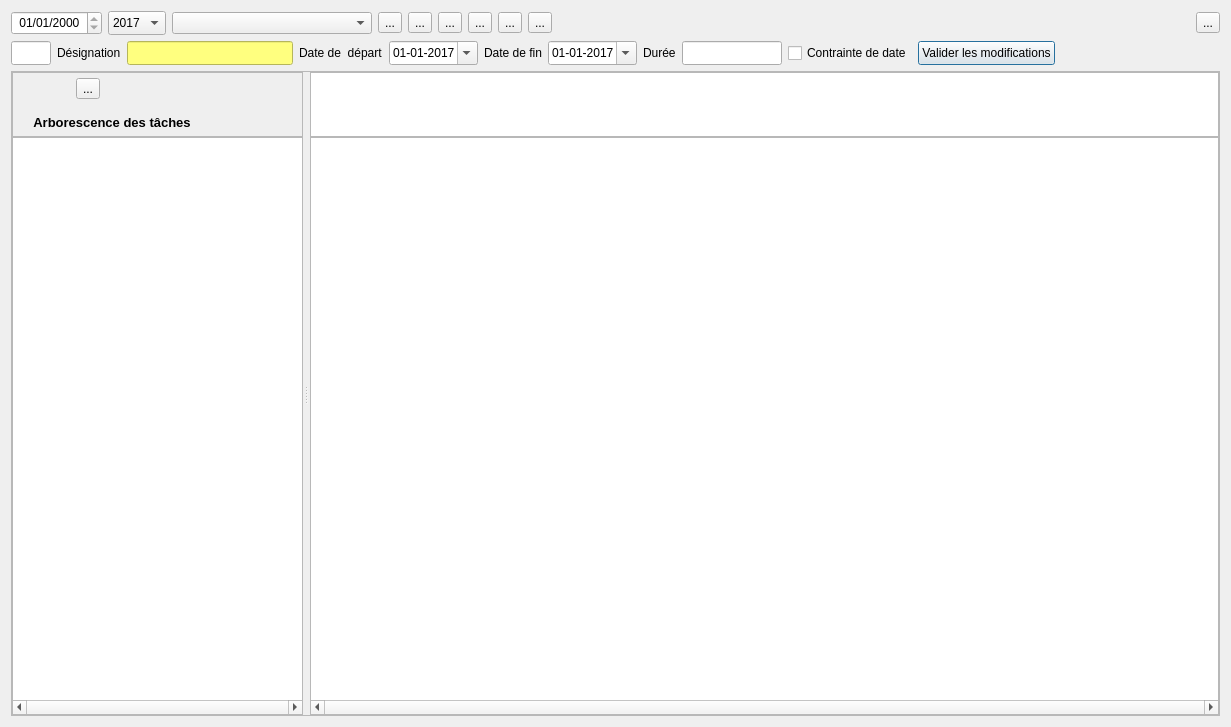
<?xml version="1.0" encoding="UTF-8"?>
<ui version="4.0">
 <class>Planner</class>
 <widget class="QDialog" name="Planner">
  <property name="geometry">
   <rect>
    <x>0</x>
    <y>0</y>
    <width>1231</width>
    <height>727</height>
   </rect>
  </property>
  <property name="windowTitle">
   <string>Diagramme de Gantt du processus de culture</string>
  </property>
  <layout class="QHBoxLayout" name="horizontalLayout_5">
   <item>
    <layout class="QVBoxLayout" name="verticalLayout_2">
     <item>
      <layout class="QHBoxLayout" name="horizontalLayout_21">
       <item>
        <widget class="QDateEdit" name="dateEdit_du_jour">
         <property name="minimumSize">
          <size>
           <width>0</width>
           <height>24</height>
          </size>
         </property>
         <property name="readOnly">
          <bool>true</bool>
         </property>
         <property name="keyboardTracking">
          <bool>false</bool>
         </property>
         <property name="currentSection">
          <enum>QDateTimeEdit::NoSection</enum>
         </property>
         <property name="displayFormat">
          <string> dd/MM/yyyy</string>
         </property>
        </widget>
       </item>
       <item>
        <widget class="QComboBox" name="comboBox_AnneeEnCours">
         <property name="minimumSize">
          <size>
           <width>0</width>
           <height>24</height>
          </size>
         </property>
         <property name="maximumSize">
          <size>
           <width>100</width>
           <height>16777215</height>
          </size>
         </property>
         <item>
          <property name="text">
           <string>2017</string>
          </property>
         </item>
         <item>
          <property name="text">
           <string>2018</string>
          </property>
         </item>
         <item>
          <property name="text">
           <string>2019</string>
          </property>
         </item>
         <item>
          <property name="text">
           <string>2020</string>
          </property>
         </item>
         <item>
          <property name="text">
           <string>2021</string>
          </property>
         </item>
         <item>
          <property name="text">
           <string>2022</string>
          </property>
         </item>
         <item>
          <property name="text">
           <string>2023</string>
          </property>
         </item>
         <item>
          <property name="text">
           <string>2024</string>
          </property>
         </item>
         <item>
          <property name="text">
           <string>2025</string>
          </property>
         </item>
         <item>
          <property name="text">
           <string>2026</string>
          </property>
         </item>
         <item>
          <property name="text">
           <string>2027</string>
          </property>
         </item>
         <item>
          <property name="text">
           <string>2028</string>
          </property>
         </item>
         <item>
          <property name="text">
           <string>2029</string>
          </property>
         </item>
         <item>
          <property name="text">
           <string>2030</string>
          </property>
         </item>
        </widget>
       </item>
       <item>
        <widget class="QComboBox" name="comboBox_phases">
         <property name="minimumSize">
          <size>
           <width>200</width>
           <height>0</height>
          </size>
         </property>
        </widget>
       </item>
       <item>
        <widget class="QToolButton" name="toolButton_ficheTaches">
         <property name="toolTip">
          <string>Fiche des tâches</string>
         </property>
         <property name="text">
          <string>...</string>
         </property>
         <property name="icon">
          <iconset resource="../openjardin.qrc">
           <normaloff>:/images/service.png</normaloff>:/images/service.png</iconset>
         </property>
         <property name="iconSize">
          <size>
           <width>24</width>
           <height>24</height>
          </size>
         </property>
        </widget>
       </item>
       <item>
        <widget class="QToolButton" name="toolButton_ficheRessources">
         <property name="toolTip">
          <string>Fiche des ressources</string>
         </property>
         <property name="text">
          <string>...</string>
         </property>
         <property name="icon">
          <iconset resource="../openjardin.qrc">
           <normaloff>:/images/ressources.png</normaloff>:/images/ressources.png</iconset>
         </property>
         <property name="iconSize">
          <size>
           <width>24</width>
           <height>24</height>
          </size>
         </property>
        </widget>
       </item>
       <item>
        <widget class="QToolButton" name="toolButton_ficheMoyens">
         <property name="toolTip">
          <string>Fiche des moyens</string>
         </property>
         <property name="text">
          <string>...</string>
         </property>
         <property name="icon">
          <iconset resource="../openjardin.qrc">
           <normaloff>:/images/motoculteur.png</normaloff>:/images/motoculteur.png</iconset>
         </property>
         <property name="iconSize">
          <size>
           <width>24</width>
           <height>24</height>
          </size>
         </property>
        </widget>
       </item>
       <item>
        <widget class="QToolButton" name="toolButton_type_de_Moyens">
         <property name="toolTip">
          <string>Types de moyen</string>
         </property>
         <property name="text">
          <string>...</string>
         </property>
         <property name="icon">
          <iconset resource="../openjardin.qrc">
           <normaloff>:/images/type_moyen.png</normaloff>:/images/type_moyen.png</iconset>
         </property>
         <property name="iconSize">
          <size>
           <width>24</width>
           <height>24</height>
          </size>
         </property>
        </widget>
       </item>
       <item>
        <widget class="QToolButton" name="toolButton_fiche_typeTaches">
         <property name="toolTip">
          <string>Types de tâches</string>
         </property>
         <property name="text">
          <string>...</string>
         </property>
         <property name="icon">
          <iconset resource="../openjardin.qrc">
           <normaloff>:/images/settings_48.png</normaloff>:/images/settings_48.png</iconset>
         </property>
         <property name="iconSize">
          <size>
           <width>24</width>
           <height>24</height>
          </size>
         </property>
        </widget>
       </item>
       <item>
        <widget class="QToolButton" name="toolButton_Coordonnees">
         <property name="toolTip">
          <string>Coordonnées</string>
         </property>
         <property name="text">
          <string>...</string>
         </property>
         <property name="icon">
          <iconset resource="../openjardin.qrc">
           <normaloff>:/images/adresses.png</normaloff>:/images/adresses.png</iconset>
         </property>
         <property name="iconSize">
          <size>
           <width>24</width>
           <height>24</height>
          </size>
         </property>
        </widget>
       </item>
       <item>
        <spacer name="horizontalSpacer">
         <property name="orientation">
          <enum>Qt::Horizontal</enum>
         </property>
         <property name="sizeHint" stdset="0">
          <size>
           <width>40</width>
           <height>20</height>
          </size>
         </property>
        </spacer>
       </item>
       <item>
        <widget class="QToolButton" name="toolButton_close">
         <property name="text">
          <string>...</string>
         </property>
         <property name="icon">
          <iconset resource="../openjardin.qrc">
           <normaloff>:/images/icones/quitter.png</normaloff>:/images/icones/quitter.png</iconset>
         </property>
         <property name="iconSize">
          <size>
           <width>24</width>
           <height>24</height>
          </size>
         </property>
        </widget>
       </item>
      </layout>
     </item>
     <item>
      <layout class="QHBoxLayout" name="horizontalLayout_4">
       <item>
        <widget class="QLineEdit" name="lineEdit_id_tache">
         <property name="minimumSize">
          <size>
           <width>0</width>
           <height>24</height>
          </size>
         </property>
         <property name="maximumSize">
          <size>
           <width>40</width>
           <height>16777215</height>
          </size>
         </property>
         <property name="readOnly">
          <bool>true</bool>
         </property>
        </widget>
       </item>
       <item>
        <widget class="QLabel" name="label">
         <property name="maximumSize">
          <size>
           <width>16777215</width>
           <height>24</height>
          </size>
         </property>
         <property name="text">
          <string>Désignation</string>
         </property>
        </widget>
       </item>
       <item>
        <widget class="QLineEdit" name="lineEdit_designation">
         <property name="maximumSize">
          <size>
           <width>16777215</width>
           <height>24</height>
          </size>
         </property>
         <property name="styleSheet">
          <string notr="true">background-color: rgb(255, 255, 127);</string>
         </property>
        </widget>
       </item>
       <item>
        <widget class="QLabel" name="label_3">
         <property name="maximumSize">
          <size>
           <width>16777215</width>
           <height>24</height>
          </size>
         </property>
         <property name="text">
          <string>Date de  départ</string>
         </property>
        </widget>
       </item>
       <item>
        <widget class="QDateEdit" name="dateEdit_depart">
         <property name="maximumSize">
          <size>
           <width>120</width>
           <height>24</height>
          </size>
         </property>
         <property name="inputMethodHints">
          <set>Qt::ImhFormattedNumbersOnly</set>
         </property>
         <property name="dateTime">
          <datetime>
           <hour>0</hour>
           <minute>0</minute>
           <second>0</second>
           <year>2017</year>
           <month>1</month>
           <day>1</day>
          </datetime>
         </property>
         <property name="displayFormat">
          <string>dd-MM-yyyy</string>
         </property>
         <property name="calendarPopup">
          <bool>true</bool>
         </property>
        </widget>
       </item>
       <item>
        <widget class="QLabel" name="label_4">
         <property name="maximumSize">
          <size>
           <width>16777215</width>
           <height>24</height>
          </size>
         </property>
         <property name="text">
          <string>Date de fin</string>
         </property>
        </widget>
       </item>
       <item>
        <widget class="QDateEdit" name="dateEdit_fin">
         <property name="maximumSize">
          <size>
           <width>120</width>
           <height>24</height>
          </size>
         </property>
         <property name="inputMethodHints">
          <set>Qt::ImhFormattedNumbersOnly</set>
         </property>
         <property name="dateTime">
          <datetime>
           <hour>0</hour>
           <minute>0</minute>
           <second>0</second>
           <year>2017</year>
           <month>1</month>
           <day>1</day>
          </datetime>
         </property>
         <property name="displayFormat">
          <string>dd-MM-yyyy</string>
         </property>
         <property name="calendarPopup">
          <bool>true</bool>
         </property>
        </widget>
       </item>
       <item>
        <widget class="QLabel" name="label_5">
         <property name="maximumSize">
          <size>
           <width>16777215</width>
           <height>24</height>
          </size>
         </property>
         <property name="text">
          <string>Durée</string>
         </property>
        </widget>
       </item>
       <item>
        <widget class="QLineEdit" name="lineEdit_duree">
         <property name="maximumSize">
          <size>
           <width>100</width>
           <height>24</height>
          </size>
         </property>
        </widget>
       </item>
       <item>
        <widget class="QCheckBox" name="checkBox_ContrainteDate">
         <property name="text">
          <string>Contrainte de date</string>
         </property>
        </widget>
       </item>
       <item>
        <widget class="QPushButton" name="pushButton_validerDates">
         <property name="maximumSize">
          <size>
           <width>16777215</width>
           <height>24</height>
          </size>
         </property>
         <property name="text">
          <string>Valider les modifications</string>
         </property>
        </widget>
       </item>
       <item>
        <spacer name="horizontalSpacer_2">
         <property name="orientation">
          <enum>Qt::Horizontal</enum>
         </property>
         <property name="sizeHint" stdset="0">
          <size>
           <width>40</width>
           <height>20</height>
          </size>
         </property>
        </spacer>
       </item>
      </layout>
     </item>
     <item>
      <widget class="QFrame" name="frame">
       <property name="frameShape">
        <enum>QFrame::StyledPanel</enum>
       </property>
       <property name="frameShadow">
        <enum>QFrame::Raised</enum>
       </property>
       <layout class="QHBoxLayout" name="horizontalLayout_3">
        <property name="spacing">
         <number>0</number>
        </property>
        <property name="leftMargin">
         <number>0</number>
        </property>
        <property name="topMargin">
         <number>0</number>
        </property>
        <property name="rightMargin">
         <number>0</number>
        </property>
        <property name="bottomMargin">
         <number>0</number>
        </property>
        <item>
         <layout class="QVBoxLayout" name="verticalLayout_4">
          <property name="spacing">
           <number>0</number>
          </property>
          <item>
           <widget class="QSplitter" name="splitter">
            <property name="sizePolicy">
             <sizepolicy hsizetype="Preferred" vsizetype="Preferred">
              <horstretch>0</horstretch>
              <verstretch>0</verstretch>
             </sizepolicy>
            </property>
            <property name="minimumSize">
             <size>
              <width>0</width>
              <height>600</height>
             </size>
            </property>
            <property name="orientation">
             <enum>Qt::Horizontal</enum>
            </property>
            <property name="handleWidth">
             <number>6</number>
            </property>
            <widget class="QWidget" name="layoutWidget_2">
             <layout class="QVBoxLayout" name="verticalLayout_3">
              <property name="spacing">
               <number>0</number>
              </property>
              <item>
               <widget class="QFrame" name="frame_2">
                <property name="minimumSize">
                 <size>
                  <width>0</width>
                  <height>65</height>
                 </size>
                </property>
                <property name="frameShape">
                 <enum>QFrame::StyledPanel</enum>
                </property>
                <property name="frameShadow">
                 <enum>QFrame::Raised</enum>
                </property>
                <widget class="QLabel" name="label_2">
                 <property name="geometry">
                  <rect>
                   <x>0</x>
                   <y>40</y>
                   <width>200</width>
                   <height>20</height>
                  </rect>
                 </property>
                 <property name="minimumSize">
                  <size>
                   <width>0</width>
                   <height>10</height>
                  </size>
                 </property>
                 <property name="maximumSize">
                  <size>
                   <width>200</width>
                   <height>20</height>
                  </size>
                 </property>
                 <property name="font">
                  <font>
                   <pointsize>10</pointsize>
                   <weight>75</weight>
                   <bold>true</bold>
                  </font>
                 </property>
                 <property name="layoutDirection">
                  <enum>Qt::LeftToRight</enum>
                 </property>
                 <property name="text">
                  <string>Arborescence des tâches</string>
                 </property>
                 <property name="textFormat">
                  <enum>Qt::AutoText</enum>
                 </property>
                 <property name="scaledContents">
                  <bool>true</bool>
                 </property>
                 <property name="alignment">
                  <set>Qt::AlignCenter</set>
                 </property>
                </widget>
                <widget class="QWidget" name="layoutWidget_3">
                 <property name="geometry">
                  <rect>
                   <x>0</x>
                   <y>0</y>
                   <width>152</width>
                   <height>33</height>
                  </rect>
                 </property>
                 <layout class="QHBoxLayout" name="horizontalLayout_2">
                  <item>
                   <widget class="QPushButton" name="pushButton_AjouterTache">
                    <property name="toolTip">
                     <string>Ajouter une nouvelle tache </string>
                    </property>
                    <property name="text">
                     <string/>
                    </property>
                    <property name="icon">
                     <iconset resource="../openjardin.qrc">
                      <normaloff>:/images/add_48.png</normaloff>:/images/add_48.png</iconset>
                    </property>
                    <property name="iconSize">
                     <size>
                      <width>24</width>
                      <height>24</height>
                     </size>
                    </property>
                    <property name="flat">
                     <bool>true</bool>
                    </property>
                   </widget>
                  </item>
                  <item>
                   <widget class="QToolButton" name="toolButton_supprimerTache">
                    <property name="text">
                     <string>...</string>
                    </property>
                    <property name="icon">
                     <iconset resource="../openjardin.qrc">
                      <normaloff>:/images/remove_48.png</normaloff>:/images/remove_48.png</iconset>
                    </property>
                    <property name="iconSize">
                     <size>
                      <width>24</width>
                      <height>24</height>
                     </size>
                    </property>
                   </widget>
                  </item>
                  <item>
                   <widget class="QPushButton" name="pushButton_editTache">
                    <property name="maximumSize">
                     <size>
                      <width>200</width>
                      <height>16777215</height>
                     </size>
                    </property>
                    <property name="toolTip">
                     <string>Editer la fiche de la tâche</string>
                    </property>
                    <property name="text">
                     <string/>
                    </property>
                    <property name="icon">
                     <iconset resource="../openjardin.qrc">
                      <normaloff>:/images/pen_48.png</normaloff>:/images/pen_48.png</iconset>
                    </property>
                    <property name="iconSize">
                     <size>
                      <width>24</width>
                      <height>24</height>
                     </size>
                    </property>
                    <property name="flat">
                     <bool>true</bool>
                    </property>
                   </widget>
                  </item>
                 </layout>
                </widget>
               </widget>
              </item>
              <item>
               <widget class="QTreeView" name="treeView_taches">
                <property name="minimumSize">
                 <size>
                  <width>0</width>
                  <height>200</height>
                 </size>
                </property>
                <property name="maximumSize">
                 <size>
                  <width>16777215</width>
                  <height>16777215</height>
                 </size>
                </property>
                <property name="autoFillBackground">
                 <bool>true</bool>
                </property>
                <property name="styleSheet">
                 <string notr="true">QTreeView {
    show-decoration-selected: 1;
}

QTreeView::item {
     border: 1px solid #d9d9d9;
    border-top-color: transparent;
    border-bottom-color: transparent;
}

QTreeView::item:hover {
    background: qlineargradient(x1: 0, y1: 0, x2: 0, y2: 1, stop: 0 #e7effd, stop: 1 #cbdaf1);
    border: 1px solid #bfcde4;
}

QTreeView::item:selected {
    border: 1px solid #567dbc;
}

QTreeView::item:selected:active{
    background-color: rgb(0, 170, 255);
}

QTreeView::item:selected:!active {
    background: qlineargradient(x1: 0, y1: 0, x2: 0, y2: 1, stop: 0 #6b9be8, stop: 1 #577fbf);
}




</string>
                </property>
                <property name="verticalScrollBarPolicy">
                 <enum>Qt::ScrollBarAsNeeded</enum>
                </property>
                <property name="horizontalScrollBarPolicy">
                 <enum>Qt::ScrollBarAlwaysOn</enum>
                </property>
                <property name="alternatingRowColors">
                 <bool>true</bool>
                </property>
                <property name="selectionMode">
                 <enum>QAbstractItemView::SingleSelection</enum>
                </property>
                <property name="autoExpandDelay">
                 <number>-1</number>
                </property>
                <property name="rootIsDecorated">
                 <bool>false</bool>
                </property>
                <property name="uniformRowHeights">
                 <bool>true</bool>
                </property>
                <property name="itemsExpandable">
                 <bool>true</bool>
                </property>
                <property name="headerHidden">
                 <bool>true</bool>
                </property>
                <property name="expandsOnDoubleClick">
                 <bool>false</bool>
                </property>
               </widget>
              </item>
             </layout>
            </widget>
            <widget class="QWidget" name="layoutWidget_4">
             <layout class="QHBoxLayout" name="horizontalLayout">
              <property name="spacing">
               <number>0</number>
              </property>
              <property name="leftMargin">
               <number>1</number>
              </property>
              <item>
               <layout class="QVBoxLayout" name="verticalLayout">
                <property name="spacing">
                 <number>0</number>
                </property>
                <item>
                 <widget class="QGraphicsView" name="graphicsView_planning3">
                  <property name="minimumSize">
                   <size>
                    <width>750</width>
                    <height>65</height>
                   </size>
                  </property>
                  <property name="maximumSize">
                   <size>
                    <width>16777215</width>
                    <height>65</height>
                   </size>
                  </property>
                  <property name="frameShape">
                   <enum>QFrame::StyledPanel</enum>
                  </property>
                  <property name="frameShadow">
                   <enum>QFrame::Raised</enum>
                  </property>
                  <property name="lineWidth">
                   <number>0</number>
                  </property>
                  <property name="verticalScrollBarPolicy">
                   <enum>Qt::ScrollBarAlwaysOff</enum>
                  </property>
                  <property name="horizontalScrollBarPolicy">
                   <enum>Qt::ScrollBarAlwaysOff</enum>
                  </property>
                 </widget>
                </item>
                <item>
                 <widget class="QGraphicsView" name="graphicsView_planning">
                  <property name="minimumSize">
                   <size>
                    <width>800</width>
                    <height>200</height>
                   </size>
                  </property>
                  <property name="sizeIncrement">
                   <size>
                    <width>0</width>
                    <height>0</height>
                   </size>
                  </property>
                  <property name="baseSize">
                   <size>
                    <width>0</width>
                    <height>0</height>
                   </size>
                  </property>
                  <property name="frameShadow">
                   <enum>QFrame::Plain</enum>
                  </property>
                  <property name="lineWidth">
                   <number>0</number>
                  </property>
                  <property name="verticalScrollBarPolicy">
                   <enum>Qt::ScrollBarAlwaysOff</enum>
                  </property>
                  <property name="horizontalScrollBarPolicy">
                   <enum>Qt::ScrollBarAlwaysOn</enum>
                  </property>
                  <property name="alignment">
                   <set>Qt::AlignLeading|Qt::AlignLeft|Qt::AlignTop</set>
                  </property>
                 </widget>
                </item>
               </layout>
              </item>
             </layout>
            </widget>
           </widget>
          </item>
         </layout>
        </item>
       </layout>
      </widget>
     </item>
    </layout>
   </item>
  </layout>
 </widget>
 <resources>
  <include location="../openjardin.qrc"/>
 </resources>
 <connections/>
</ui>
